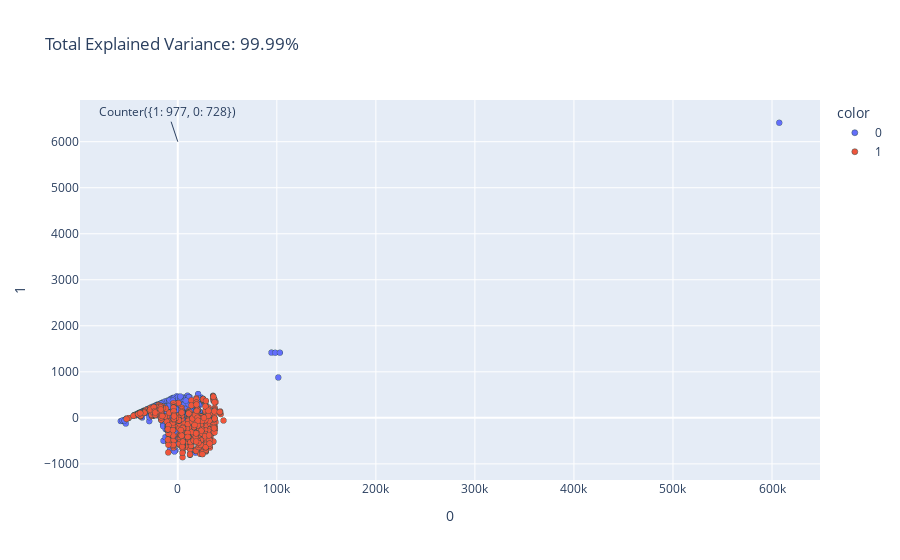

This figure's notebook cell:
### Code cell
pca = PCA(n_components=2)
components = pca.fit_transform(X_smtnn)
total_var = pca.explained_variance_ratio_.sum() * 100
fig = px.scatter(components,
                 x=0,
                 y=1,
                 color=y_smtnn.astype(str),
                 title=f'Total Explained Variance: {total_var:.2f}%')
fig.update_traces(marker=dict(size=6,
                              line=dict(width=0.5, color='DarkSlateGrey')),
                  selector=dict(mode='markers'))
fig.add_annotation(x=0, y=6000, text=f'{Counter(y_smtnn)}')
fig.show()

### Figure 1 — Plotly figure (JSON) as saved in the notebook; plotly's stock layout.template omitted (floating-point values rounded to 4 significant figures; data arrays with more than 128 entries replaced by an {"elided": "..."} marker saying what was removed)
{"data": [{"hovertemplate": "color=0<br>0=%{x}<br>1=%{y}<extra></extra>", "legendgroup": "0", "marker": {"color": "#636efa", "line": {"color": "DarkSlateGrey", "width": 0.5}, "size": 6, "symbol": "circle"}, "mode": "markers", "name": "0", "showlegend": true, "type": "scattergl", "x": {"elided": "728 float values"}, "xaxis": "x", "y": {"elided": "728 float values"}, "yaxis": "y"}, {"hovertemplate": "color=1<br>0=%{x}<br>1=%{y}<extra></extra>", "legendgroup": "1", "marker": {"color": "#EF553B", "line": {"color": "DarkSlateGrey", "width": 0.5}, "size": 6, "symbol": "circle"}, "mode": "markers", "name": "1", "showlegend": true, "type": "scattergl", "x": {"elided": "977 float values"}, "xaxis": "x", "y": {"elided": "977 float values"}, "yaxis": "y"}], "layout": {"annotations": [{"text": "Counter({1: 977, 0: 728})", "x": 0, "y": 6000}], "legend": {"title": {"text": "color"}, "tracegroupgap": 0}, "title": {"text": "Total Explained Variance: 99.99%"}, "xaxis": {"anchor": "y", "domain": [0, 1], "title": {"text": "0"}}, "yaxis": {"anchor": "x", "domain": [0, 1], "title": {"text": "1"}}}}
